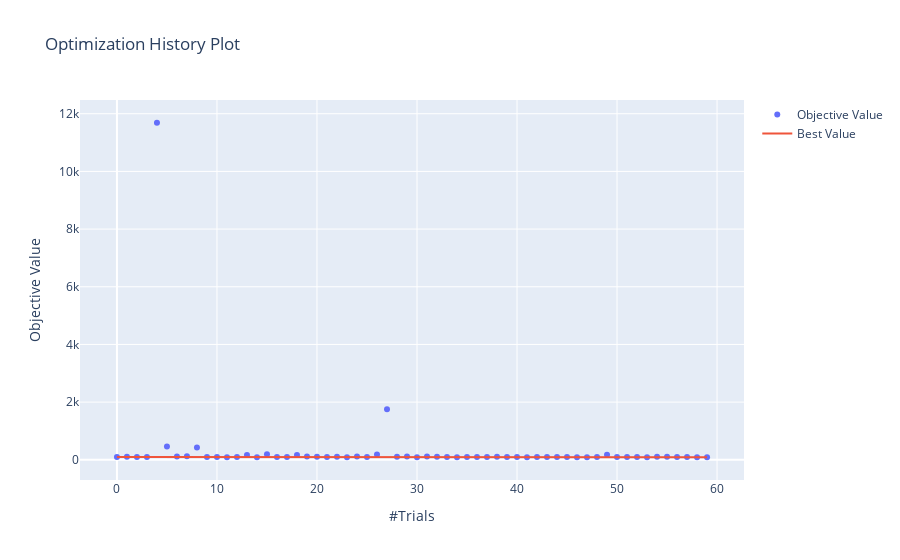

The cell this chart's notebook holds for it:
### Code cell
cmaes_study = get_study("cmaes-oc20-3k")
viz.plot_optimization_history(cmaes_study)
